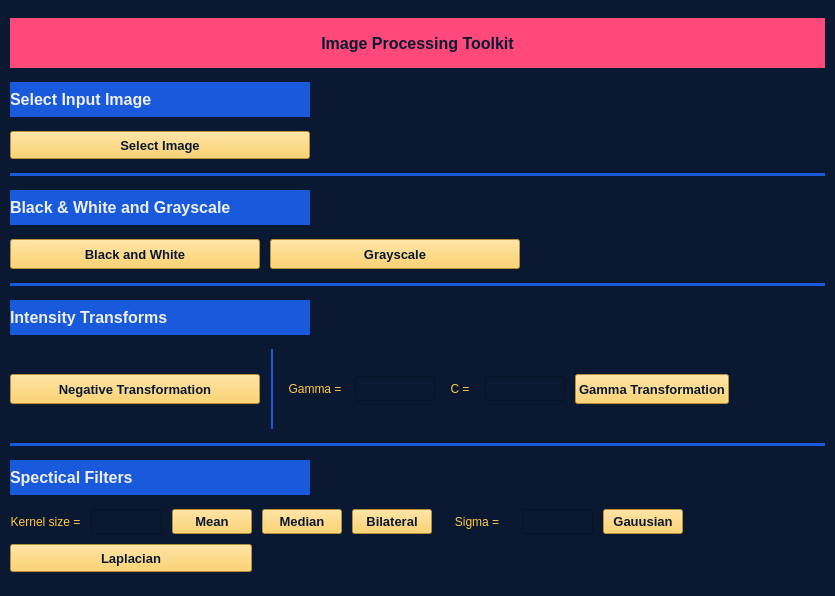
<?xml version="1.0" encoding="UTF-8"?>
<ui version="4.0">
 <class>MainWindow</class>
 <widget class="QMainWindow" name="MainWindow">
  <property name="geometry">
   <rect>
    <x>0</x>
    <y>0</y>
    <width>835</width>
    <height>596</height>
   </rect>
  </property>
  <property name="windowTitle">
   <string>MainWindow</string>
  </property>
  <property name="styleSheet">
   <string notr="true">background-color: rgb(10, 25, 49);
color: rgb(255, 201, 71);</string>
  </property>
  <widget class="QWidget" name="centralwidget">
   <layout class="QGridLayout" name="gridLayout_4" rowstretch="0,0,0,0,0,0,0,0,0,0,0,0" columnstretch="1,0">
    <property name="leftMargin">
     <number>10</number>
    </property>
    <property name="topMargin">
     <number>10</number>
    </property>
    <property name="rightMargin">
     <number>10</number>
    </property>
    <property name="bottomMargin">
     <number>10</number>
    </property>
    <item row="9" column="0" colspan="2">
     <widget class="Line" name="line_3">
      <property name="font">
       <font>
        <weight>50</weight>
        <bold>false</bold>
       </font>
      </property>
      <property name="styleSheet">
       <string notr="true">color: rgb(24, 90, 219);</string>
      </property>
      <property name="frameShadow">
       <enum>QFrame::Plain</enum>
      </property>
      <property name="lineWidth">
       <number>4</number>
      </property>
      <property name="orientation">
       <enum>Qt::Horizontal</enum>
      </property>
     </widget>
    </item>
    <item row="2" column="0">
     <widget class="QPushButton" name="input_button">
      <property name="sizePolicy">
       <sizepolicy hsizetype="Minimum" vsizetype="Minimum">
        <horstretch>0</horstretch>
        <verstretch>0</verstretch>
       </sizepolicy>
      </property>
      <property name="maximumSize">
       <size>
        <width>16777215</width>
        <height>28</height>
       </size>
      </property>
      <property name="font">
       <font>
        <family>Arial</family>
        <pointsize>10</pointsize>
        <weight>75</weight>
        <bold>true</bold>
       </font>
      </property>
      <property name="styleSheet">
       <string notr="true">QPushButton{
background-color: rgb(255, 201, 71);
color: rgb(10, 25, 49);
}
QPushButton::pressed{
background-color: rgb(10, 25, 49);
color: rgb(255, 201, 71);
}

</string>
      </property>
      <property name="text">
       <string>Select Image</string>
      </property>
     </widget>
    </item>
    <item row="0" column="0" colspan="2">
     <widget class="QLabel" name="title_label">
      <property name="maximumSize">
       <size>
        <width>16777215</width>
        <height>50</height>
       </size>
      </property>
      <property name="font">
       <font>
        <family>Arial</family>
        <pointsize>12</pointsize>
        <weight>75</weight>
        <bold>true</bold>
       </font>
      </property>
      <property name="styleSheet">
       <string notr="true">background-color: rgb(255, 73, 122);
color: rgb(10, 25, 49);</string>
      </property>
      <property name="frameShape">
       <enum>QFrame::NoFrame</enum>
      </property>
      <property name="frameShadow">
       <enum>QFrame::Plain</enum>
      </property>
      <property name="midLineWidth">
       <number>0</number>
      </property>
      <property name="text">
       <string>Image Processing Toolkit</string>
      </property>
      <property name="alignment">
       <set>Qt::AlignCenter</set>
      </property>
     </widget>
    </item>
    <item row="4" column="0">
     <widget class="QLabel" name="bw_g_label">
      <property name="maximumSize">
       <size>
        <width>300</width>
        <height>35</height>
       </size>
      </property>
      <property name="font">
       <font>
        <family>Arial</family>
        <pointsize>12</pointsize>
        <weight>75</weight>
        <bold>true</bold>
       </font>
      </property>
      <property name="styleSheet">
       <string notr="true">background-color: rgb(24, 90, 219);
color: rgb(239, 239, 239);</string>
      </property>
      <property name="text">
       <string>Black &amp; White and Grayscale</string>
      </property>
      <property name="alignment">
       <set>Qt::AlignLeading|Qt::AlignLeft|Qt::AlignVCenter</set>
      </property>
      <property name="margin">
       <number>10</number>
      </property>
     </widget>
    </item>
    <item row="7" column="0">
     <widget class="QLabel" name="transfroms_label">
      <property name="maximumSize">
       <size>
        <width>300</width>
        <height>35</height>
       </size>
      </property>
      <property name="font">
       <font>
        <family>Arial</family>
        <pointsize>12</pointsize>
        <weight>75</weight>
        <bold>true</bold>
       </font>
      </property>
      <property name="styleSheet">
       <string notr="true">background-color: rgb(24, 90, 219);
color: rgb(239, 239, 239);</string>
      </property>
      <property name="text">
       <string>Intensity Transforms</string>
      </property>
      <property name="alignment">
       <set>Qt::AlignLeading|Qt::AlignLeft|Qt::AlignVCenter</set>
      </property>
      <property name="margin">
       <number>10</number>
      </property>
     </widget>
    </item>
    <item row="8" column="0" colspan="2">
     <layout class="QGridLayout" name="gridLayout_2" columnstretch="1,1,1,1,1,1,0,0">
      <property name="horizontalSpacing">
       <number>10</number>
      </property>
      <item row="0" column="2">
       <widget class="QLabel" name="gamma_label">
        <property name="maximumSize">
         <size>
          <width>60</width>
          <height>30</height>
         </size>
        </property>
        <property name="text">
         <string>Gamma =</string>
        </property>
        <property name="alignment">
         <set>Qt::AlignCenter</set>
        </property>
       </widget>
      </item>
      <item row="0" column="0">
       <widget class="QPushButton" name="negative_button">
        <property name="sizePolicy">
         <sizepolicy hsizetype="Minimum" vsizetype="Minimum">
          <horstretch>0</horstretch>
          <verstretch>0</verstretch>
         </sizepolicy>
        </property>
        <property name="maximumSize">
         <size>
          <width>250</width>
          <height>30</height>
         </size>
        </property>
        <property name="font">
         <font>
          <family>Arial</family>
          <pointsize>10</pointsize>
          <weight>75</weight>
          <bold>true</bold>
         </font>
        </property>
        <property name="styleSheet">
         <string notr="true">QPushButton{
background-color: rgb(255, 201, 71);
color: rgb(10, 25, 49);
}
QPushButton::pressed{
background-color: rgb(10, 25, 49);
color: rgb(255, 201, 71);
}

</string>
        </property>
        <property name="text">
         <string>Negative Transformation</string>
        </property>
       </widget>
      </item>
      <item row="0" column="3">
       <widget class="QLineEdit" name="gamma_lineEdit">
        <property name="maximumSize">
         <size>
          <width>80</width>
          <height>25</height>
         </size>
        </property>
        <property name="frame">
         <bool>true</bool>
        </property>
       </widget>
      </item>
      <item row="0" column="1">
       <widget class="Line" name="line_4">
        <property name="minimumSize">
         <size>
          <width>5</width>
          <height>80</height>
         </size>
        </property>
        <property name="styleSheet">
         <string notr="true">color: rgb(24, 90, 219);
</string>
        </property>
        <property name="frameShadow">
         <enum>QFrame::Plain</enum>
        </property>
        <property name="lineWidth">
         <number>2</number>
        </property>
        <property name="orientation">
         <enum>Qt::Vertical</enum>
        </property>
       </widget>
      </item>
      <item row="0" column="7">
       <spacer name="horizontalSpacer_2">
        <property name="orientation">
         <enum>Qt::Horizontal</enum>
        </property>
        <property name="sizeHint" stdset="0">
         <size>
          <width>40</width>
          <height>20</height>
         </size>
        </property>
       </spacer>
      </item>
      <item row="0" column="4">
       <widget class="QLabel" name="c_gamma_label">
        <property name="maximumSize">
         <size>
          <width>30</width>
          <height>30</height>
         </size>
        </property>
        <property name="text">
         <string>C =</string>
        </property>
        <property name="alignment">
         <set>Qt::AlignCenter</set>
        </property>
       </widget>
      </item>
      <item row="0" column="6">
       <widget class="QPushButton" name="gamma_button">
        <property name="sizePolicy">
         <sizepolicy hsizetype="Minimum" vsizetype="Minimum">
          <horstretch>0</horstretch>
          <verstretch>0</verstretch>
         </sizepolicy>
        </property>
        <property name="maximumSize">
         <size>
          <width>250</width>
          <height>30</height>
         </size>
        </property>
        <property name="font">
         <font>
          <family>Arial</family>
          <pointsize>10</pointsize>
          <weight>75</weight>
          <bold>true</bold>
         </font>
        </property>
        <property name="styleSheet">
         <string notr="true">QPushButton{
background-color: rgb(255, 201, 71);
color: rgb(10, 25, 49);
}
QPushButton::pressed{
background-color: rgb(10, 25, 49);
color: rgb(255, 201, 71);
}

</string>
        </property>
        <property name="text">
         <string>Gamma Transformation</string>
        </property>
       </widget>
      </item>
      <item row="0" column="5">
       <widget class="QLineEdit" name="c_gamma_lineEdit">
        <property name="maximumSize">
         <size>
          <width>80</width>
          <height>25</height>
         </size>
        </property>
       </widget>
      </item>
     </layout>
    </item>
    <item row="11" column="0" colspan="2">
     <layout class="QGridLayout" name="gridLayout_3" columnstretch="1,1,1,1,1,1,1,1,1,1">
      <property name="spacing">
       <number>10</number>
      </property>
      <item row="0" column="4">
       <widget class="QPushButton" name="bilateral_button">
        <property name="sizePolicy">
         <sizepolicy hsizetype="Minimum" vsizetype="Minimum">
          <horstretch>0</horstretch>
          <verstretch>0</verstretch>
         </sizepolicy>
        </property>
        <property name="maximumSize">
         <size>
          <width>150</width>
          <height>28</height>
         </size>
        </property>
        <property name="font">
         <font>
          <family>Arial</family>
          <pointsize>10</pointsize>
          <weight>75</weight>
          <bold>true</bold>
         </font>
        </property>
        <property name="styleSheet">
         <string notr="true">QPushButton{
background-color: rgb(255, 201, 71);
color: rgb(10, 25, 49);
}
QPushButton::pressed{
background-color: rgb(10, 25, 49);
color: rgb(255, 201, 71);
}

</string>
        </property>
        <property name="text">
         <string>Bilateral</string>
        </property>
       </widget>
      </item>
      <item row="0" column="0">
       <widget class="QLabel" name="kernel_size_label">
        <property name="maximumSize">
         <size>
          <width>100</width>
          <height>30</height>
         </size>
        </property>
        <property name="text">
         <string>Kernel size =</string>
        </property>
        <property name="alignment">
         <set>Qt::AlignCenter</set>
        </property>
       </widget>
      </item>
      <item row="0" column="3">
       <widget class="QPushButton" name="median_button">
        <property name="sizePolicy">
         <sizepolicy hsizetype="Minimum" vsizetype="Minimum">
          <horstretch>0</horstretch>
          <verstretch>0</verstretch>
         </sizepolicy>
        </property>
        <property name="maximumSize">
         <size>
          <width>150</width>
          <height>28</height>
         </size>
        </property>
        <property name="font">
         <font>
          <family>Arial</family>
          <pointsize>10</pointsize>
          <weight>75</weight>
          <bold>true</bold>
         </font>
        </property>
        <property name="styleSheet">
         <string notr="true">QPushButton{
background-color: rgb(255, 201, 71);
color: rgb(10, 25, 49);
}
QPushButton::pressed{
background-color: rgb(10, 25, 49);
color: rgb(255, 201, 71);
}

</string>
        </property>
        <property name="text">
         <string>Median</string>
        </property>
       </widget>
      </item>
      <item row="0" column="1">
       <widget class="QLineEdit" name="kernel_size_lineEdit">
        <property name="maximumSize">
         <size>
          <width>80</width>
          <height>25</height>
         </size>
        </property>
       </widget>
      </item>
      <item row="0" column="6">
       <widget class="QLineEdit" name="sigma_lineEdit">
        <property name="maximumSize">
         <size>
          <width>80</width>
          <height>25</height>
         </size>
        </property>
       </widget>
      </item>
      <item row="0" column="7">
       <widget class="QPushButton" name="gaussian_button">
        <property name="sizePolicy">
         <sizepolicy hsizetype="Minimum" vsizetype="Minimum">
          <horstretch>0</horstretch>
          <verstretch>0</verstretch>
         </sizepolicy>
        </property>
        <property name="maximumSize">
         <size>
          <width>150</width>
          <height>28</height>
         </size>
        </property>
        <property name="font">
         <font>
          <family>Arial</family>
          <pointsize>10</pointsize>
          <weight>75</weight>
          <bold>true</bold>
         </font>
        </property>
        <property name="styleSheet">
         <string notr="true">QPushButton{
background-color: rgb(255, 201, 71);
color: rgb(10, 25, 49);
}
QPushButton::pressed{
background-color: rgb(10, 25, 49);
color: rgb(255, 201, 71);
}

</string>
        </property>
        <property name="text">
         <string>Gauusian</string>
        </property>
       </widget>
      </item>
      <item row="0" column="5">
       <widget class="QLabel" name="sigma_label">
        <property name="maximumSize">
         <size>
          <width>70</width>
          <height>30</height>
         </size>
        </property>
        <property name="text">
         <string>Sigma =</string>
        </property>
        <property name="alignment">
         <set>Qt::AlignCenter</set>
        </property>
       </widget>
      </item>
      <item row="0" column="2">
       <widget class="QPushButton" name="mean_button">
        <property name="sizePolicy">
         <sizepolicy hsizetype="Minimum" vsizetype="Minimum">
          <horstretch>0</horstretch>
          <verstretch>0</verstretch>
         </sizepolicy>
        </property>
        <property name="maximumSize">
         <size>
          <width>150</width>
          <height>28</height>
         </size>
        </property>
        <property name="font">
         <font>
          <family>Arial</family>
          <pointsize>10</pointsize>
          <weight>75</weight>
          <bold>true</bold>
         </font>
        </property>
        <property name="styleSheet">
         <string notr="true">QPushButton{
background-color: rgb(255, 201, 71);
color: rgb(10, 25, 49);
}
QPushButton::pressed{
background-color: rgb(10, 25, 49);
color: rgb(255, 201, 71);
}

</string>
        </property>
        <property name="text">
         <string>Mean</string>
        </property>
       </widget>
      </item>
      <item row="2" column="0" colspan="3">
       <widget class="QPushButton" name="laplacian_button">
        <property name="sizePolicy">
         <sizepolicy hsizetype="Minimum" vsizetype="Minimum">
          <horstretch>0</horstretch>
          <verstretch>0</verstretch>
         </sizepolicy>
        </property>
        <property name="maximumSize">
         <size>
          <width>300</width>
          <height>28</height>
         </size>
        </property>
        <property name="font">
         <font>
          <family>Arial</family>
          <pointsize>10</pointsize>
          <weight>75</weight>
          <bold>true</bold>
         </font>
        </property>
        <property name="styleSheet">
         <string notr="true">QPushButton{
background-color: rgb(255, 201, 71);
color: rgb(10, 25, 49);
}
QPushButton::pressed{
background-color: rgb(10, 25, 49);
color: rgb(255, 201, 71);
}

</string>
        </property>
        <property name="text">
         <string>Laplacian</string>
        </property>
       </widget>
      </item>
      <item row="0" column="9">
       <spacer name="horizontalSpacer_4">
        <property name="orientation">
         <enum>Qt::Horizontal</enum>
        </property>
        <property name="sizeHint" stdset="0">
         <size>
          <width>40</width>
          <height>20</height>
         </size>
        </property>
       </spacer>
      </item>
     </layout>
    </item>
    <item row="10" column="0">
     <widget class="QLabel" name="filters_label">
      <property name="maximumSize">
       <size>
        <width>300</width>
        <height>35</height>
       </size>
      </property>
      <property name="font">
       <font>
        <family>Arial</family>
        <pointsize>12</pointsize>
        <weight>75</weight>
        <bold>true</bold>
       </font>
      </property>
      <property name="styleSheet">
       <string notr="true">background-color: rgb(24, 90, 219);
color: rgb(239, 239, 239);</string>
      </property>
      <property name="text">
       <string>Spectical Filters</string>
      </property>
      <property name="alignment">
       <set>Qt::AlignLeading|Qt::AlignLeft|Qt::AlignVCenter</set>
      </property>
      <property name="margin">
       <number>10</number>
      </property>
     </widget>
    </item>
    <item row="1" column="0">
     <widget class="QLabel" name="Input_label">
      <property name="maximumSize">
       <size>
        <width>300</width>
        <height>35</height>
       </size>
      </property>
      <property name="font">
       <font>
        <family>Arial</family>
        <pointsize>12</pointsize>
        <weight>75</weight>
        <bold>true</bold>
       </font>
      </property>
      <property name="styleSheet">
       <string notr="true">background-color: rgb(24, 90, 219);
color: rgb(239, 239, 239);</string>
      </property>
      <property name="text">
       <string>Select Input Image</string>
      </property>
      <property name="margin">
       <number>10</number>
      </property>
     </widget>
    </item>
    <item row="3" column="0" colspan="2">
     <widget class="Line" name="line">
      <property name="font">
       <font>
        <weight>50</weight>
        <bold>false</bold>
       </font>
      </property>
      <property name="styleSheet">
       <string notr="true">color: rgb(24, 90, 219);</string>
      </property>
      <property name="frameShadow">
       <enum>QFrame::Plain</enum>
      </property>
      <property name="lineWidth">
       <number>4</number>
      </property>
      <property name="orientation">
       <enum>Qt::Horizontal</enum>
      </property>
     </widget>
    </item>
    <item row="6" column="0" colspan="2">
     <widget class="Line" name="line_2">
      <property name="font">
       <font>
        <weight>50</weight>
        <bold>false</bold>
       </font>
      </property>
      <property name="styleSheet">
       <string notr="true">color: rgb(24, 90, 219);</string>
      </property>
      <property name="frameShadow">
       <enum>QFrame::Plain</enum>
      </property>
      <property name="lineWidth">
       <number>4</number>
      </property>
      <property name="orientation">
       <enum>Qt::Horizontal</enum>
      </property>
     </widget>
    </item>
    <item row="5" column="0" colspan="2">
     <layout class="QGridLayout" name="gridLayout" columnstretch="1,1,1">
      <property name="sizeConstraint">
       <enum>QLayout::SetDefaultConstraint</enum>
      </property>
      <property name="horizontalSpacing">
       <number>10</number>
      </property>
      <item row="0" column="0">
       <widget class="QPushButton" name="bw_button">
        <property name="sizePolicy">
         <sizepolicy hsizetype="Minimum" vsizetype="Minimum">
          <horstretch>0</horstretch>
          <verstretch>0</verstretch>
         </sizepolicy>
        </property>
        <property name="maximumSize">
         <size>
          <width>250</width>
          <height>30</height>
         </size>
        </property>
        <property name="font">
         <font>
          <family>Arial</family>
          <pointsize>10</pointsize>
          <weight>75</weight>
          <bold>true</bold>
         </font>
        </property>
        <property name="styleSheet">
         <string notr="true">QPushButton{
background-color: rgb(255, 201, 71);
color: rgb(10, 25, 49);
}
QPushButton::pressed{
background-color: rgb(10, 25, 49);
color: rgb(255, 201, 71);
}

</string>
        </property>
        <property name="text">
         <string>Black and White</string>
        </property>
       </widget>
      </item>
      <item row="0" column="1">
       <widget class="QPushButton" name="gray_button">
        <property name="sizePolicy">
         <sizepolicy hsizetype="Minimum" vsizetype="Minimum">
          <horstretch>0</horstretch>
          <verstretch>0</verstretch>
         </sizepolicy>
        </property>
        <property name="maximumSize">
         <size>
          <width>250</width>
          <height>30</height>
         </size>
        </property>
        <property name="font">
         <font>
          <family>Arial</family>
          <pointsize>10</pointsize>
          <weight>75</weight>
          <bold>true</bold>
         </font>
        </property>
        <property name="styleSheet">
         <string notr="true">QPushButton{
background-color: rgb(255, 201, 71);
color: rgb(10, 25, 49);
}
QPushButton::pressed{
background-color: rgb(10, 25, 49);
color: rgb(255, 201, 71);
}

</string>
        </property>
        <property name="text">
         <string>Grayscale</string>
        </property>
       </widget>
      </item>
      <item row="0" column="2">
       <spacer name="horizontalSpacer">
        <property name="orientation">
         <enum>Qt::Horizontal</enum>
        </property>
        <property name="sizeHint" stdset="0">
         <size>
          <width>40</width>
          <height>20</height>
         </size>
        </property>
       </spacer>
      </item>
     </layout>
    </item>
   </layout>
  </widget>
  <widget class="QMenuBar" name="menubar">
   <property name="geometry">
    <rect>
     <x>0</x>
     <y>0</y>
     <width>835</width>
     <height>21</height>
    </rect>
   </property>
  </widget>
 </widget>
 <resources/>
 <connections/>
</ui>
